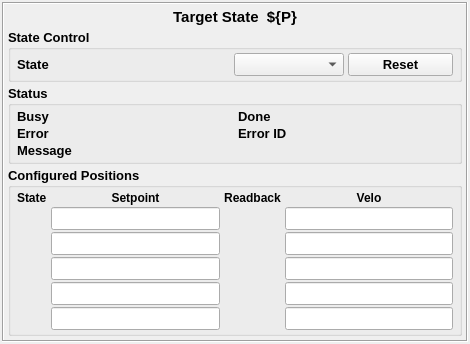
<?xml version="1.0" encoding="UTF-8"?>
<ui version="4.0">
 <class>Form</class>
 <widget class="QWidget" name="Form">
  <property name="geometry">
   <rect>
    <x>0</x>
    <y>0</y>
    <width>470</width>
    <height>320</height>
   </rect>
  </property>
  <property name="windowTitle">
   <string>Target State</string>
  </property>
  <layout class="QVBoxLayout" name="outerLayout">
   <property name="spacing">
    <number>3</number>
   </property>
   <property name="leftMargin">
    <number>2</number>
   </property>
   <property name="topMargin">
    <number>2</number>
   </property>
   <property name="rightMargin">
    <number>2</number>
   </property>
   <property name="bottomMargin">
    <number>2</number>
   </property>
   <item>
    <widget class="QFrame" name="screenFrame">
     <property name="frameShape">
      <enum>QFrame::Box</enum>
     </property>
     <property name="frameShadow">
      <enum>QFrame::Sunken</enum>
     </property>
     <property name="lineWidth">
      <number>1</number>
     </property>
     <layout class="QVBoxLayout" name="verticalLayout">
      <property name="spacing">
       <number>3</number>
      </property>
      <property name="leftMargin">
       <number>4</number>
      </property>
      <property name="topMargin">
       <number>4</number>
      </property>
      <property name="rightMargin">
       <number>4</number>
      </property>
      <property name="bottomMargin">
       <number>4</number>
      </property>
      <item>
       <widget class="QLabel" name="DeviceName">
        <property name="font">
         <font>
          <pointsize>11</pointsize>
          <weight>75</weight>
          <bold>true</bold>
         </font>
        </property>
        <property name="text">
         <string>Target State  ${P}</string>
        </property>
        <property name="alignment">
         <set>Qt::AlignCenter</set>
        </property>
       </widget>
      </item>
      <item>
       <widget class="QGroupBox" name="controlBox">
        <property name="font">
         <font>
          <pointsize>10</pointsize>
          <weight>75</weight>
          <bold>true</bold>
         </font>
        </property>
        <property name="title">
         <string>State Control</string>
        </property>
        <layout class="QGridLayout" name="controlGrid">
         <property name="leftMargin">
          <number>6</number>
         </property>
         <property name="topMargin">
          <number>3</number>
         </property>
         <property name="rightMargin">
          <number>6</number>
         </property>
         <property name="bottomMargin">
          <number>3</number>
         </property>
         <property name="horizontalSpacing">
          <number>4</number>
         </property>
         <property name="verticalSpacing">
          <number>2</number>
         </property>
         <item row="0" column="0">
          <widget class="QLabel" name="stateLabel">
           <property name="font">
            <font>
             <pointsize>10</pointsize>
            </font>
           </property>
           <property name="text">
            <string>State</string>
           </property>
          </widget>
         </item>
         <item row="0" column="1">
          <widget class="PyDMLabel" name="PyDMLabel_rbv">
           <property name="font">
            <font>
             <pointsize>10</pointsize>
            </font>
           </property>
           <property name="alignment">
            <set>Qt::AlignCenter</set>
           </property>
           <property name="alarmSensitiveContent" stdset="0">
            <bool>true</bool>
           </property>
           <property name="channel" stdset="0">
            <string>ca://${P}:MMS:STATE:GET_RBV</string>
           </property>
          </widget>
         </item>
         <item row="0" column="2">
          <widget class="PyDMEnumComboBox" name="PyDMEnumComboBox_state">
           <property name="minimumSize">
            <size>
             <width>110</width>
             <height>0</height>
            </size>
           </property>
           <property name="toolTip">
            <string>Command the target state (OUT / TARGET1-4).</string>
           </property>
           <property name="channel" stdset="0">
            <string>ca://${P}:MMS:STATE:SET</string>
           </property>
          </widget>
         </item>
         <item row="0" column="3">
          <widget class="PyDMPushButton" name="PyDMPushButton_reset">
           <property name="toolTip">
            <string>Reset state-positioner error.</string>
           </property>
           <property name="text">
            <string>Reset</string>
           </property>
           <property name="channel" stdset="0">
            <string>ca://${P}:MMS:STATE:RESET</string>
           </property>
           <property name="pressValue" stdset="0">
            <string>1</string>
           </property>
          </widget>
         </item>
        </layout>
       </widget>
      </item>
      <item>
       <widget class="QGroupBox" name="statusBox">
        <property name="font">
         <font>
          <pointsize>10</pointsize>
          <weight>75</weight>
          <bold>true</bold>
         </font>
        </property>
        <property name="title">
         <string>Status</string>
        </property>
        <layout class="QGridLayout" name="statusGrid">
         <property name="leftMargin">
          <number>6</number>
         </property>
         <property name="topMargin">
          <number>3</number>
         </property>
         <property name="rightMargin">
          <number>6</number>
         </property>
         <property name="bottomMargin">
          <number>3</number>
         </property>
         <property name="horizontalSpacing">
          <number>6</number>
         </property>
         <property name="verticalSpacing">
          <number>2</number>
         </property>
         <item row="0" column="0">
          <widget class="QLabel" name="busyLabel">
           <property name="font">
            <font>
             <pointsize>10</pointsize>
            </font>
           </property>
           <property name="text">
            <string>Busy</string>
           </property>
          </widget>
         </item>
         <item row="0" column="1">
          <widget class="PyDMLabel" name="PyDMLabel_busy">
           <property name="font">
            <font>
             <pointsize>10</pointsize>
            </font>
           </property>
           <property name="alignment">
            <set>Qt::AlignCenter</set>
           </property>
           <property name="channel" stdset="0">
            <string>ca://${P}:MMS:STATE:BUSY_RBV</string>
           </property>
          </widget>
         </item>
         <item row="0" column="2">
          <widget class="QLabel" name="doneLabel">
           <property name="font">
            <font>
             <pointsize>10</pointsize>
            </font>
           </property>
           <property name="text">
            <string>Done</string>
           </property>
          </widget>
         </item>
         <item row="0" column="3">
          <widget class="PyDMLabel" name="PyDMLabel_done">
           <property name="font">
            <font>
             <pointsize>10</pointsize>
            </font>
           </property>
           <property name="alignment">
            <set>Qt::AlignCenter</set>
           </property>
           <property name="channel" stdset="0">
            <string>ca://${P}:MMS:STATE:DONE_RBV</string>
           </property>
          </widget>
         </item>
         <item row="1" column="0">
          <widget class="QLabel" name="errLabel">
           <property name="font">
            <font>
             <pointsize>10</pointsize>
            </font>
           </property>
           <property name="text">
            <string>Error</string>
           </property>
          </widget>
         </item>
         <item row="1" column="1">
          <widget class="PyDMLabel" name="PyDMLabel_err">
           <property name="font">
            <font>
             <pointsize>10</pointsize>
            </font>
           </property>
           <property name="alignment">
            <set>Qt::AlignCenter</set>
           </property>
           <property name="alarmSensitiveContent" stdset="0">
            <bool>true</bool>
           </property>
           <property name="channel" stdset="0">
            <string>ca://${P}:MMS:STATE:ERR_RBV</string>
           </property>
          </widget>
         </item>
         <item row="1" column="2">
          <widget class="QLabel" name="erridLabel">
           <property name="font">
            <font>
             <pointsize>10</pointsize>
            </font>
           </property>
           <property name="text">
            <string>Error ID</string>
           </property>
          </widget>
         </item>
         <item row="1" column="3">
          <widget class="PyDMLabel" name="PyDMLabel_errid">
           <property name="font">
            <font>
             <pointsize>10</pointsize>
            </font>
           </property>
           <property name="alignment">
            <set>Qt::AlignCenter</set>
           </property>
           <property name="channel" stdset="0">
            <string>ca://${P}:MMS:STATE:ERRID_RBV</string>
           </property>
          </widget>
         </item>
         <item row="2" column="0">
          <widget class="QLabel" name="errmsgLabel">
           <property name="font">
            <font>
             <pointsize>10</pointsize>
            </font>
           </property>
           <property name="text">
            <string>Message</string>
           </property>
          </widget>
         </item>
         <item row="2" column="1" colspan="3">
          <widget class="PyDMLabel" name="PyDMLabel_errmsg">
           <property name="font">
            <font>
             <pointsize>10</pointsize>
            </font>
           </property>
           <property name="alarmSensitiveContent" stdset="0">
            <bool>true</bool>
           </property>
           <property name="channel" stdset="0">
            <string>ca://${P}:MMS:STATE:ERRMSG_RBV</string>
           </property>
           <property name="displayFormat" stdset="0">
            <enum>PyDMLabel::String</enum>
           </property>
          </widget>
         </item>
        </layout>
       </widget>
      </item>
      <item>
       <widget class="QGroupBox" name="configBox">
        <property name="font">
         <font>
          <pointsize>10</pointsize>
          <weight>75</weight>
          <bold>true</bold>
         </font>
        </property>
        <property name="title">
         <string>Configured Positions</string>
        </property>
        <layout class="QGridLayout" name="configGrid">
         <property name="leftMargin">
          <number>6</number>
         </property>
         <property name="topMargin">
          <number>3</number>
         </property>
         <property name="rightMargin">
          <number>6</number>
         </property>
         <property name="bottomMargin">
          <number>3</number>
         </property>
         <property name="horizontalSpacing">
          <number>4</number>
         </property>
         <property name="verticalSpacing">
          <number>2</number>
         </property>
         <item row="0" column="0">
          <widget class="QLabel" name="hdrName">
           <property name="font">
            <font>
             <pointsize>9</pointsize>
             <weight>75</weight>
             <bold>true</bold>
            </font>
           </property>
           <property name="text">
            <string>State</string>
           </property>
          </widget>
         </item>
         <item row="0" column="1">
          <widget class="QLabel" name="hdrSet">
           <property name="font">
            <font>
             <pointsize>9</pointsize>
             <weight>75</weight>
             <bold>true</bold>
            </font>
           </property>
           <property name="text">
            <string>Setpoint</string>
           </property>
           <property name="alignment">
            <set>Qt::AlignCenter</set>
           </property>
          </widget>
         </item>
         <item row="0" column="2">
          <widget class="QLabel" name="hdrRbv">
           <property name="font">
            <font>
             <pointsize>9</pointsize>
             <weight>75</weight>
             <bold>true</bold>
            </font>
           </property>
           <property name="text">
            <string>Readback</string>
           </property>
           <property name="alignment">
            <set>Qt::AlignCenter</set>
           </property>
          </widget>
         </item>
         <item row="0" column="3">
          <widget class="QLabel" name="hdrVelo">
           <property name="font">
            <font>
             <pointsize>9</pointsize>
             <weight>75</weight>
             <bold>true</bold>
            </font>
           </property>
           <property name="text">
            <string>Velo</string>
           </property>
           <property name="alignment">
            <set>Qt::AlignCenter</set>
           </property>
          </widget>
         </item>
         <item row="1" column="0">
          <widget class="PyDMLabel" name="PyDMLabel_name01">
           <property name="font">
            <font>
             <pointsize>10</pointsize>
            </font>
           </property>
           <property name="channel" stdset="0">
            <string>ca://${P}:MMS:STATE:01:NAME_RBV</string>
           </property>
           <property name="displayFormat" stdset="0">
            <enum>PyDMLabel::String</enum>
           </property>
          </widget>
         </item>
         <item row="1" column="1">
          <widget class="PyDMLineEdit" name="PyDMLineEdit_set01">
           <property name="precision" stdset="0">
            <number>4</number>
           </property>
           <property name="precisionFromPV" stdset="0">
            <bool>false</bool>
           </property>
           <property name="channel" stdset="0">
            <string>ca://${P}:MMS:STATE:01:SETPOINT</string>
           </property>
          </widget>
         </item>
         <item row="1" column="2">
          <widget class="PyDMLabel" name="PyDMLabel_setrbv01">
           <property name="alignment">
            <set>Qt::AlignRight|Qt::AlignTrailing|Qt::AlignVCenter</set>
           </property>
           <property name="precision" stdset="0">
            <number>4</number>
           </property>
           <property name="precisionFromPV" stdset="0">
            <bool>false</bool>
           </property>
           <property name="channel" stdset="0">
            <string>ca://${P}:MMS:STATE:01:SETPOINT_RBV</string>
           </property>
          </widget>
         </item>
         <item row="1" column="3">
          <widget class="PyDMLineEdit" name="PyDMLineEdit_velo01">
           <property name="precision" stdset="0">
            <number>3</number>
           </property>
           <property name="precisionFromPV" stdset="0">
            <bool>false</bool>
           </property>
           <property name="channel" stdset="0">
            <string>ca://${P}:MMS:STATE:01:VELO</string>
           </property>
          </widget>
         </item>
         <item row="2" column="0">
          <widget class="PyDMLabel" name="PyDMLabel_name02">
           <property name="font">
            <font>
             <pointsize>10</pointsize>
            </font>
           </property>
           <property name="channel" stdset="0">
            <string>ca://${P}:MMS:STATE:02:NAME_RBV</string>
           </property>
           <property name="displayFormat" stdset="0">
            <enum>PyDMLabel::String</enum>
           </property>
          </widget>
         </item>
         <item row="2" column="1">
          <widget class="PyDMLineEdit" name="PyDMLineEdit_set02">
           <property name="precision" stdset="0">
            <number>4</number>
           </property>
           <property name="precisionFromPV" stdset="0">
            <bool>false</bool>
           </property>
           <property name="channel" stdset="0">
            <string>ca://${P}:MMS:STATE:02:SETPOINT</string>
           </property>
          </widget>
         </item>
         <item row="2" column="2">
          <widget class="PyDMLabel" name="PyDMLabel_setrbv02">
           <property name="alignment">
            <set>Qt::AlignRight|Qt::AlignTrailing|Qt::AlignVCenter</set>
           </property>
           <property name="precision" stdset="0">
            <number>4</number>
           </property>
           <property name="precisionFromPV" stdset="0">
            <bool>false</bool>
           </property>
           <property name="channel" stdset="0">
            <string>ca://${P}:MMS:STATE:02:SETPOINT_RBV</string>
           </property>
          </widget>
         </item>
         <item row="2" column="3">
          <widget class="PyDMLineEdit" name="PyDMLineEdit_velo02">
           <property name="precision" stdset="0">
            <number>3</number>
           </property>
           <property name="precisionFromPV" stdset="0">
            <bool>false</bool>
           </property>
           <property name="channel" stdset="0">
            <string>ca://${P}:MMS:STATE:02:VELO</string>
           </property>
          </widget>
         </item>
         <item row="3" column="0">
          <widget class="PyDMLabel" name="PyDMLabel_name03">
           <property name="font">
            <font>
             <pointsize>10</pointsize>
            </font>
           </property>
           <property name="channel" stdset="0">
            <string>ca://${P}:MMS:STATE:03:NAME_RBV</string>
           </property>
           <property name="displayFormat" stdset="0">
            <enum>PyDMLabel::String</enum>
           </property>
          </widget>
         </item>
         <item row="3" column="1">
          <widget class="PyDMLineEdit" name="PyDMLineEdit_set03">
           <property name="precision" stdset="0">
            <number>4</number>
           </property>
           <property name="precisionFromPV" stdset="0">
            <bool>false</bool>
           </property>
           <property name="channel" stdset="0">
            <string>ca://${P}:MMS:STATE:03:SETPOINT</string>
           </property>
          </widget>
         </item>
         <item row="3" column="2">
          <widget class="PyDMLabel" name="PyDMLabel_setrbv03">
           <property name="alignment">
            <set>Qt::AlignRight|Qt::AlignTrailing|Qt::AlignVCenter</set>
           </property>
           <property name="precision" stdset="0">
            <number>4</number>
           </property>
           <property name="precisionFromPV" stdset="0">
            <bool>false</bool>
           </property>
           <property name="channel" stdset="0">
            <string>ca://${P}:MMS:STATE:03:SETPOINT_RBV</string>
           </property>
          </widget>
         </item>
         <item row="3" column="3">
          <widget class="PyDMLineEdit" name="PyDMLineEdit_velo03">
           <property name="precision" stdset="0">
            <number>3</number>
           </property>
           <property name="precisionFromPV" stdset="0">
            <bool>false</bool>
           </property>
           <property name="channel" stdset="0">
            <string>ca://${P}:MMS:STATE:03:VELO</string>
           </property>
          </widget>
         </item>
         <item row="4" column="0">
          <widget class="PyDMLabel" name="PyDMLabel_name04">
           <property name="font">
            <font>
             <pointsize>10</pointsize>
            </font>
           </property>
           <property name="channel" stdset="0">
            <string>ca://${P}:MMS:STATE:04:NAME_RBV</string>
           </property>
           <property name="displayFormat" stdset="0">
            <enum>PyDMLabel::String</enum>
           </property>
          </widget>
         </item>
         <item row="4" column="1">
          <widget class="PyDMLineEdit" name="PyDMLineEdit_set04">
           <property name="precision" stdset="0">
            <number>4</number>
           </property>
           <property name="precisionFromPV" stdset="0">
            <bool>false</bool>
           </property>
           <property name="channel" stdset="0">
            <string>ca://${P}:MMS:STATE:04:SETPOINT</string>
           </property>
          </widget>
         </item>
         <item row="4" column="2">
          <widget class="PyDMLabel" name="PyDMLabel_setrbv04">
           <property name="alignment">
            <set>Qt::AlignRight|Qt::AlignTrailing|Qt::AlignVCenter</set>
           </property>
           <property name="precision" stdset="0">
            <number>4</number>
           </property>
           <property name="precisionFromPV" stdset="0">
            <bool>false</bool>
           </property>
           <property name="channel" stdset="0">
            <string>ca://${P}:MMS:STATE:04:SETPOINT_RBV</string>
           </property>
          </widget>
         </item>
         <item row="4" column="3">
          <widget class="PyDMLineEdit" name="PyDMLineEdit_velo04">
           <property name="precision" stdset="0">
            <number>3</number>
           </property>
           <property name="precisionFromPV" stdset="0">
            <bool>false</bool>
           </property>
           <property name="channel" stdset="0">
            <string>ca://${P}:MMS:STATE:04:VELO</string>
           </property>
          </widget>
         </item>
         <item row="5" column="0">
          <widget class="PyDMLabel" name="PyDMLabel_name05">
           <property name="font">
            <font>
             <pointsize>10</pointsize>
            </font>
           </property>
           <property name="channel" stdset="0">
            <string>ca://${P}:MMS:STATE:05:NAME_RBV</string>
           </property>
           <property name="displayFormat" stdset="0">
            <enum>PyDMLabel::String</enum>
           </property>
          </widget>
         </item>
         <item row="5" column="1">
          <widget class="PyDMLineEdit" name="PyDMLineEdit_set05">
           <property name="precision" stdset="0">
            <number>4</number>
           </property>
           <property name="precisionFromPV" stdset="0">
            <bool>false</bool>
           </property>
           <property name="channel" stdset="0">
            <string>ca://${P}:MMS:STATE:05:SETPOINT</string>
           </property>
          </widget>
         </item>
         <item row="5" column="2">
          <widget class="PyDMLabel" name="PyDMLabel_setrbv05">
           <property name="alignment">
            <set>Qt::AlignRight|Qt::AlignTrailing|Qt::AlignVCenter</set>
           </property>
           <property name="precision" stdset="0">
            <number>4</number>
           </property>
           <property name="precisionFromPV" stdset="0">
            <bool>false</bool>
           </property>
           <property name="channel" stdset="0">
            <string>ca://${P}:MMS:STATE:05:SETPOINT_RBV</string>
           </property>
          </widget>
         </item>
         <item row="5" column="3">
          <widget class="PyDMLineEdit" name="PyDMLineEdit_velo05">
           <property name="precision" stdset="0">
            <number>3</number>
           </property>
           <property name="precisionFromPV" stdset="0">
            <bool>false</bool>
           </property>
           <property name="channel" stdset="0">
            <string>ca://${P}:MMS:STATE:05:VELO</string>
           </property>
          </widget>
         </item>
        </layout>
       </widget>
      </item>
     </layout>
    </widget>
   </item>
  </layout>
 </widget>
 <customwidgets>
  <customwidget>
   <class>PyDMEnumComboBox</class>
   <extends>QComboBox</extends>
   <header>pydm.widgets.enum_combo_box</header>
  </customwidget>
  <customwidget>
   <class>PyDMLineEdit</class>
   <extends>QLineEdit</extends>
   <header>pydm.widgets.line_edit</header>
  </customwidget>
  <customwidget>
   <class>PyDMPushButton</class>
   <extends>QPushButton</extends>
   <header>pydm.widgets.pushbutton</header>
  </customwidget>
  <customwidget>
   <class>PyDMLabel</class>
   <extends>QLabel</extends>
   <header>pydm.widgets.label</header>
  </customwidget>
 </customwidgets>
 <resources/>
 <connections/>
</ui>
